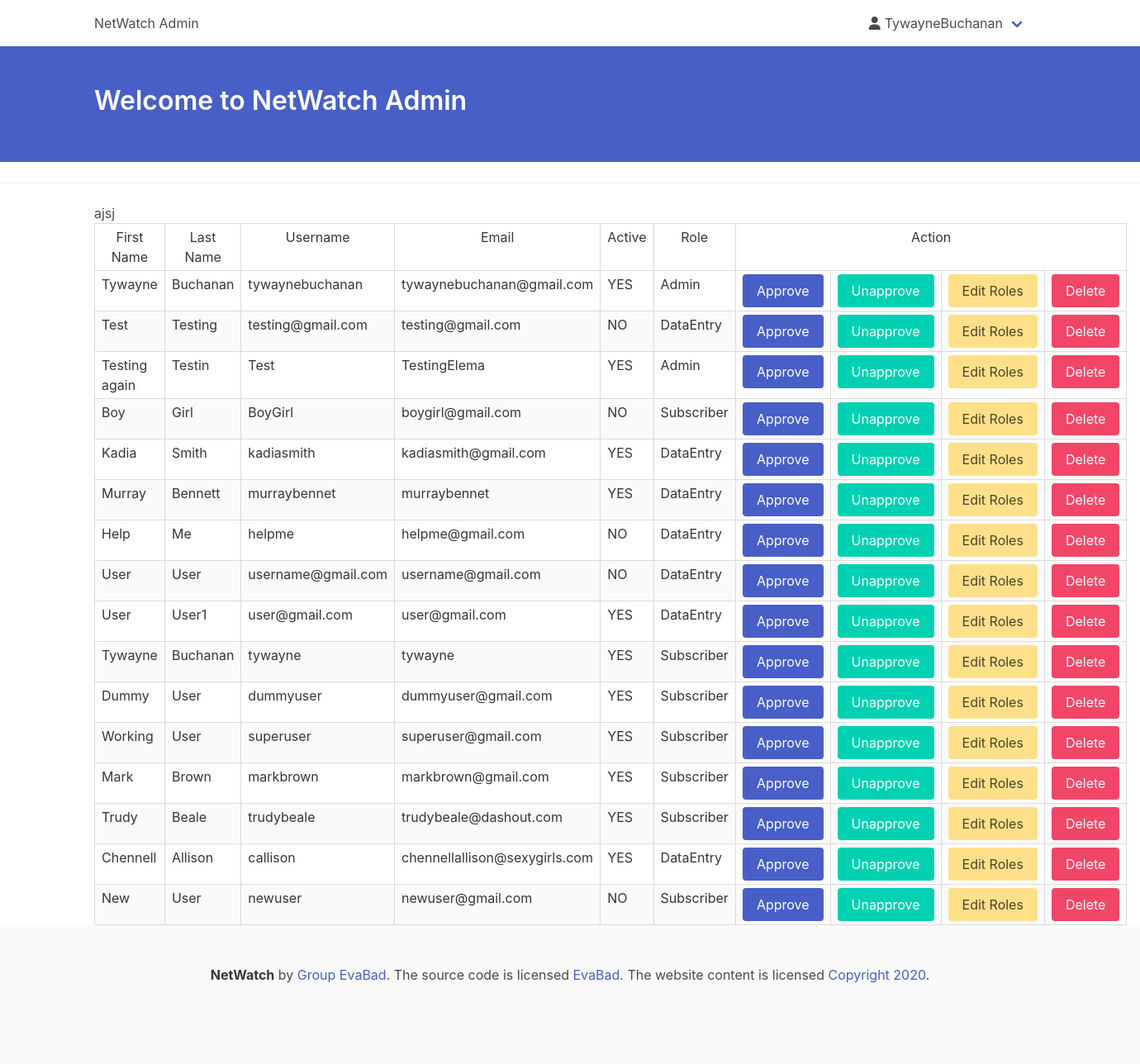
The page /admin.php (signed in) on the database its author committed.
### tables this page shows
CREATE TABLE `tblSubscribers` (
  `sub_id` int(11) NOT NULL,
  `firstname` varchar(30) NOT NULL,
  `lastname` varchar(30) NOT NULL,
  `username` varchar(30) NOT NULL,
  `email` varchar(30) NOT NULL,
  `password` varchar(255) NOT NULL,
  `isActive` varchar(5) NOT NULL,
  `role` varchar(20) NOT NULL,
  `timestamp` timestamp NOT NULL DEFAULT current_timestamp() ON UPDATE current_timestamp()
);

### functions/session.php (called while the page is built, shortened)
<?php ob_start();
$user_check = $_SESSION['login_user'];
?>

### admin.php (the view, shortened to what this page needs)
<?php
include ('functions/session.php');
include('functions/adduser.php');
function Admin_Table(){
  global $conn;
$query = mysqli_query($conn,"SELECT * FROM tblSubscribers");
      if($query->num_rows > 0){
  while ($row = mysqli_fetch_assoc($query)){
    echo '
      <tr>
       <td>'.$row['firstname'].'</td>
        <td>'.$row['lastname'].'</td>
         <td>'.$row['username'].'</td>
          <td>'.$row['email'].'</td>
           <td>'.$row['isActive'].'</td>
            <td>'.$row['role'].'</td>
       <td>
          <a href="admin.php?approve='.$row['sub_id'].'"><input class="button is-link" type="submit" name="approve" value="Approve"></a>
        </td>
        <td><a href="admin.php?unapprove='.$row['sub_id'].'"><input class="button is-primary" type="submit" name="unapprove" value="Unapprove"></a></td>
        <td><a href="editusers.php?edit='.$row['sub_id'].'"><input class="button is-warning" type="submit" name="editroles" value="Edit Roles"></a></td>
            <td><a href="admin.php?delete='.$row['sub_id'].'"><input class="button is-danger" type="submit" name="delete" value="Delete"></a></td>
      </tr>';
      	}
      }
    }
 		?>
<!Doctype html>
<html lang="en">
  <head>
     <link rel="stylesheet" href="https://cdn.jsdelivr.net/npm/bulma@0.9.1/css/bulma.min.css">
  </head>
  <body>
<div class = "container">
  <nav class="navbar" role="navigation" aria-label="main navigation">
  <div class="navbar-brand">
    <a class="navbar-item" href="admin.php">
     NetWatch Admin
    </a>
  </div>
  <div id="navbarBasicExample" class="navbar-menu">
  </div>
    <div class="navbar-end">
      <div class="navbar-item">
        <div class="navbar-item has-dropdown is-hoverable">
        <a class="navbar-link">
          <span class="icon">
                <i class="fas fa-user"></i>
              </span>
              <span>
                <?php echo $user_check?>
              </span>
        </a>
      </div>
      </div>
      </div>
      </div>
<section class="hero is-link pb-1">
  <div class="hero-body">
    <div class="container">
      <h1 class="title">
     Welcome to NetWatch Admin
      </h1>
    </div>
  </div>
</section>
<div><hr></div>
<div class="container">
 <section>
  <table class="table is-hoverable is-striped is-narrow is-bordered pt-3">
    <thead class="has-text-centered">
      <tr>
        <td>First Name</td>
        <td>Last Name</td>
        <td>Username</td>
         <td>Email</td>
         <td>Active</td>
        <td>Role</td>
         <td colspan="4">Action</td>
     </tr>
    </thead>
    <tbody>
<?php Admin_Table();?>
    </tbody>
  </table>
</section>
</div>
</body>
<?php include("footer/footer.php");?>
</html>

### rows shown on the page
tblsubscribers: firstname "Tywayne", lastname "Buchanan", username "tywaynebuchanan", email "tywaynebuchanan@gmail.com", isActive "YES", role "Admin"
tblsubscribers: firstname "Test", lastname "Testing", username "testing@gmail.com", email "testing@gmail.com", isActive "NO", role "DataEntry"
tblsubscribers: firstname "Testing again", lastname "Testin", username "Test", email "TestingElema", isActive "YES", role "Admin"
tblsubscribers: firstname "Boy", lastname "Girl", username "BoyGirl", email "boygirl@gmail.com", isActive "NO", role "Subscriber"
tblsubscribers: firstname "Kadia", lastname "Smith", username "kadiasmith", email "kadiasmith@gmail.com", isActive "YES", role "DataEntry"
tblsubscribers: firstname "Murray", lastname "Bennett", username "murraybennet", email "murraybennet", isActive "YES", role "DataEntry"
tblsubscribers: firstname "Help", lastname "Me", username "helpme", email "helpme@gmail.com", isActive "NO", role "DataEntry"
tblsubscribers: firstname "User", lastname "User", username "username@gmail.com", email "username@gmail.com", isActive "NO", role "DataEntry"
tblsubscribers: firstname "User", lastname "User1", username "user@gmail.com", email "user@gmail.com", isActive "YES", role "DataEntry"
tblsubscribers: firstname "Tywayne", lastname "Buchanan", username "tywayne", email "tywayne", isActive "YES", role "Subscriber"
tblsubscribers: firstname "Dummy", lastname "User", username "dummyuser", email "dummyuser@gmail.com", isActive "YES", role "Subscriber"
tblsubscribers: firstname "Working", lastname "User", username "superuser", email "superuser@gmail.com", isActive "YES", role "Subscriber"
tblsubscribers: firstname "Mark", lastname "Brown", username "markbrown", email "markbrown@gmail.com", isActive "YES", role "Subscriber"
tblsubscribers: firstname "Trudy", lastname "Beale", username "trudybeale", email "trudybeale@dashout.com", isActive "YES", role "Subscriber"
tblsubscribers: firstname "Chennell", lastname "Allison", username "callison", email "chennellallison@sexygirls.com", isActive "YES", role "DataEntry"
tblsubscribers: firstname "New", lastname "User", username "newuser", email "newuser@gmail.com", isActive "NO", role "Subscriber"

### other values the page prints
$user_check "TywayneBuchanan"
